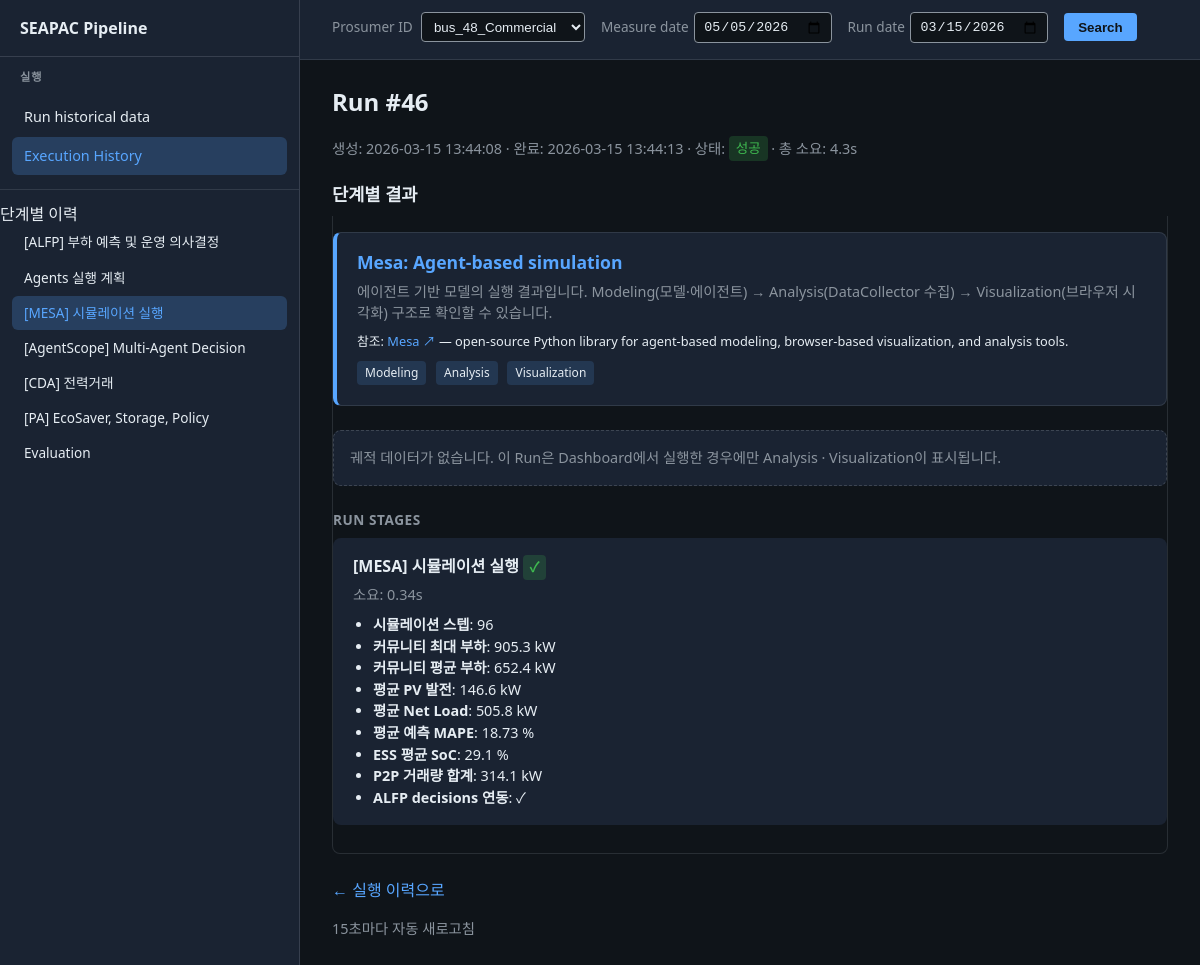
The page /runs/46?tab=2 on the database its author committed.
### tables this page shows
CREATE TABLE pipeline_run (
                id INTEGER PRIMARY KEY AUTOINCREMENT,
                created_at TEXT NOT NULL,
                finished_at TEXT,
                status TEXT NOT NULL DEFAULT 'running',
                total_elapsed_sec REAL,
                args_json TEXT,
                error_message TEXT
            , measure_date TEXT);

CREATE TABLE pipeline_stage (
                id INTEGER PRIMARY KEY AUTOINCREMENT,
                run_id INTEGER NOT NULL,
                stage_order INTEGER NOT NULL,
                stage_name TEXT NOT NULL,
                ok INTEGER NOT NULL,
                elapsed_sec REAL NOT NULL DEFAULT 0,
                summary_json TEXT,
                error_text TEXT,
                FOREIGN KEY (run_id) REFERENCES pipeline_run(id)
            );

### pipeline_dashboard/app.py (the view)
@app.route("/runs/<int:run_id>")
def run_detail(run_id: int):
    init_db(_db_path())
    run = get_run_with_stages(run_id, db_path=_db_path())
    if run is None:
        abort(404)
    stages = run.get("stages", [])
    tabs = _stages_for_tabs(stages)
    db_path = _db_path()
    alfp_agent_steps = get_alfp_agent_steps(run_id, stage_order=1, db_path=db_path)
    if alfp_agent_steps is None:
        alfp_agent_steps = []
    alfp_domain_steps = get_alfp_domain_steps(run_id, stage_order=1, db_path=db_path)
    if alfp_domain_steps is None:
        alfp_domain_steps = []
    log.info("run_detail run_id=%s alfp_agent_steps count=%s domain_steps=%s db=%s", run_id, len(alfp_agent_steps), len(alfp_domain_steps), db_path)
    current_tab = request.args.get("tab", "1")
    current_sub = request.args.get("sub", "summary")
    if current_sub not in ("summary", "domain", "steps", "result"):
        current_sub = "summary"
    current_sub4 = request.args.get("sub4", "exec")
    if current_sub4 not in ("exec", "domain"):
        current_sub4 = "exec"
    cda_strategy_logs = []
    cda_negotiation_logs = []
    for s in stages:
        summary = s.get("summary") or {}
        if summary.get("strategy_reasoning_logs"):
            cda_strategy_logs = summary["strategy_reasoning_logs"]
        if summary.get("negotiation_logs"):
            cda_negotiation_logs = summary["negotiation_logs"]
    agentscope_agent_summary = []
    agentscope_step3_stage = None
    for s in stages:
        if "Step3  AgentScope" in s.get("stage_name", ""):
            agentscope_step3_stage = s
            summary = s.get("summary") or {}
            agentscope_agent_summary = [
                {
                    "name": "Policy-Agent",
                    "role": "제약 조건 강제 (ESS·거래·DR 검증 및 클램핑)",
                    "result": "제약 검증 완료",
                },
                {
                    "name": "SmartSeller-Agent",
                    "role": "잉여 에너지 판매 (bid_price, bid_quantity 결정)",
                    "result": summary.get("거래 권고", "—"),
                },
                {
                    "name": "StorageMaster-Agent",
                    "role": "ESS 운영 최적화 (charge/discharge/idle)",
                    "result": summary.get("ESS 스케줄", "—"),
                },
                {
                    "name": "EcoSaver-Agent",
                    "role": "수요반응 DR (demand response 권고)",
                    "result": summary.get("DR 이벤트", "—"),
                },
                {
                    "name": "MarketCoordinator-Agent",
                    "role": "협상 조율 및 충돌 해결, 최종 decisions 생성",
                    "result": (summary.get("결정 모드") or "—") + " · 최종 조율 완료",
                },
            ]
            break
    evaluation_report = None
    out_dir = PROJECT_ROOT / _output_dir()
    for candidate in (out_dir / f"run_{run_id}_evaluation_report.json", out_dir / "evaluation_report.json"):
        if candidate.is_file():
            try:
                with open(candidate, "r", encoding="utf-8") as f:
                    evaluation_report = json.load(f)
                break
            except Exception as e:
                log.warning("evaluation_report read error path=%s: %s", candidate, e)
    cda_execution = None
    cda_exec_path = out_dir / f"run_{run_id}_cda_execution.json"
    if cda_exec_path.is_file():
        try:
            with open(cda_exec_path, "r", encoding="utf-8") as f:
                cda_execution = json.load(f)
        except Exception as e:
            log.warning("cda_execution read error path=%s: %s", cda_exec_path, e)
    prosumer_options = _prosumer_options(_db_path())
    search_run_date = (run.get("created_at") or "")[:10]
    search_prosumer = (run.get("args") or {}).get("prosumer") or ""
    search_measure_date = run.get("measure_date") or ""
    return render_template(
        "run_detail.html",
        run=run,
        current_tab=current_tab,
        current_sub=current_sub,
        current_sub4=current_sub4,
        current_path=request.path,
        prosumer_options=prosumer_options,
        search_run_date=search_run_date,
        search_prosumer=search_prosumer,
        search_measure_date=search_measure_date,
        alfp_agent_steps=alfp_agent_steps,
        alfp_domain_steps=alfp_domain_steps,
        cda_strategy_logs=cda_strategy_logs,
        cda_negotiation_logs=cda_negotiation_logs,
        agentscope_agent_summary=agentscope_agent_summary,
        agentscope_step3_stage=agentscope_step3_stage,
        evaluation_report=evaluation_report,
        cda_execution=cda_execution,
        **tabs,
    )

### pipeline_dashboard/app.py (called while the page is built)
def _format_thousands(value) -> str:
    if value is None:
        return "0"
    try:
        return "{:,.0f}".format(float(value))
    except (TypeError, ValueError):
        return str(value)

@app.before_request
def _log_request():
    log.info("Request  %s  %s", request.method, request.path)

def _output_dir() -> str:
    return os.environ.get("PIPELINE_DB_DIR", "output")

def _db_path() -> Path:
    db_dir = _output_dir()
    return get_db_path(PROJECT_ROOT / db_dir)

def _prosumer_options(db_path: Path):
    all_runs = get_runs(limit=500, db_path=db_path)
    prosumer_set = {r.get("args", {}).get("prosumer") for r in all_runs if (r.get("args") or {}).get("prosumer")}
    prosumer_set.add("bus_48_Commercial")
    return sorted(prosumer_set)

### pipeline_dashboard/db.py (called while the page is built)
def get_db_path(db_dir: Path | str | None = None) -> Path:
    if db_dir is None:
        db_dir = _DEFAULT_DB_DIR
    return Path(db_dir) / _DB_FILENAME

def _connect(db_path: Path) -> sqlite3.Connection:
    db_path.parent.mkdir(parents=True, exist_ok=True)
    conn = sqlite3.connect(str(db_path))
    conn.row_factory = sqlite3.Row
    return conn

### pipeline_dashboard/templates/run_detail.html (shortened to what this page needs)
{% extends "base.html" %}
{% block main_top %}
  <form class="search-bar step-search-bar" method="get" action="{{ url_for('run_detail_by_search') }}" id="step-search-form">
    <span><label for="step-search-prosumer">Prosumer ID</label>
      <select name="prosumer" id="step-search-prosumer">
        {% for p in (prosumer_options or []) %}
        <option value="{{ p|e }}" {% if p == search_prosumer %}selected{% endif %}>{{ p }}</option>
        {% endfor %}
      </select>
    </span>
    <span class="date-field">
      <label for="step-search-measure-date">Measure date</label>
      <input type="date" id="step-search-measure-date" name="measure_date" value="{{ search_measure_date|e }}" aria-label="Measure date">
    </span>
    <span class="date-field">
      <label for="step-search-run-date">Run date</label>
      <input type="date" id="step-search-run-date" name="run_date" value="{{ search_run_date|e }}" aria-label="Run date">
    </span>
    <button type="submit">Search</button>
  </form>
{% endblock %}
{% block content %}
  <h1>Run #{{ run.id }}</h1>
  <div class="run-meta">
    생성: {{ run.created_at }}
    {% if run.finished_at %} · 완료: {{ run.finished_at }}{% endif %}
    · 상태:
    {% if run.status == 'success' %}
      <span class="badge badge-success">성공</span>
    {% elif run.status == 'failure' %}
      <span class="badge badge-failure">실패</span>
    {% else %}
      <span class="badge badge-running">실행 중</span>
    {% endif %}
    {% if run.total_elapsed_sec is not none %}
      · 총 소요: {{ "%.1f"|format(run.total_elapsed_sec) }}s
    {% endif %}
  </div>
  {% set _ct = (current_tab|default('1'))|string %}
  {% set _sub4 = current_sub4|default('exec') %}
  {% if _ct != '4' %}
  <section class="step-results-section" aria-label="단계별 결과">
  <h2 style="font-size: 1.1rem; margin: 1.25rem 0 0.5rem 0;">단계별 결과</h2>
  {% set _sub = current_sub|default('summary') %}
  <div id="tab-2" class="detail-panel {% if _ct == '2' %}active{% endif %}">
    <div class="mesa-intro" id="mesa-intro">
      <h3 class="mesa-intro-title">Mesa: Agent-based simulation</h3>
      <p class="mesa-intro-desc">에이전트 기반 모델의 실행 결과입니다. Modeling(모델·에이전트) → Analysis(DataCollector 수집) → Visualization(브라우저 시각화) 구조로 확인할 수 있습니다.</p>
      <p class="mesa-intro-ref">참조: <a href="https://github.com/mesa/mesa" target="_blank" rel="noopener">Mesa <span aria-hidden="true">↗</span></a> — open-source Python library for agent-based modeling, browser-based visualization, and analysis tools.</p>
      <div style="margin-top: 0.5rem;">
        <span class="mesa-pill">Modeling</span>
        <span class="mesa-pill">Analysis</span>
        <span class="mesa-pill">Visualization</span>
      </div>
    </div>
    <div id="mesa-no-data" class="mesa-no-data" style="display: none;">궤적 데이터를 불러오는 중이거나, 이 Run은 Dashboard에서 실행된 것이 아니어서 데이터가 없습니다.</div>
    <div class="mesa-section" style="margin-top: 1.5rem;">
      <h4 class="mesa-section-title">Run stages</h4>
    </div>
    {% for s in (tab2_stages or []) %}
    <div class="stage">
      <div class="stage-name">{{ s.stage_name }} {% if s.ok %}<span class="badge badge-success">✓</span>{% else %}<span class="badge badge-failure">✗</span>{% endif %}</div>
      <div class="stage-meta">소요: {{ "%.2f"|format(s.elapsed_sec) }}s</div>
      {% if s.summary %}
      <div class="stage-summary"><ul>{% for key, val in s.summary.items() %}<li><strong>{{ key }}</strong>: {{ val }}</li>{% endfor %}</ul></div>
      {% endif %}
    </div>
    {% else %}
    <p class="no-content">해당 단계 결과가 없습니다.</p>
    {% endfor %}
  </div>
    {% set _pa_summary = ((tab5_stages or [])[0].summary or {}) if ((tab5_stages or [])|length > 0) else {} %}
  </section>
  {% endif %}
  <p style="margin-top: 1.5rem;"><a href="/">← 실행 이력으로</a></p>
  <p class="run-meta" style="margin-top: 1rem;">15초마다 자동 새로고침{% if run.status == 'running' %} (실행 중){% endif %}</p>
{% endblock %}

### rows shown on the page
pipeline_run: measure_date "05/05/2026", id "46", created_at "2026-03-15 13:44:08", finished_at "2026-03-15 13:44:13", total_elapsed_sec "4.3"
pipeline_stage: stage_name "[MESA] 시뮬레이션 실행", elapsed_sec "0.34", summary "시뮬레이션 스텝" "커뮤니티 최대 부하" "커뮤니티 평균 부하" "평균 PV 발전" "평균 Net Load" "평균 예측 MAPE" "ESS 평균 SoC" "P2P 거래량 합계" "ALFP decisions 연동", summary "96" "905.3 kW" "652.4 kW" "146.6 kW" "505.8 kW" "18.73 %" "29.1 %" "314.1 kW" "✓"

### other values the page prints
form field prosumer "bus_48_Commercial"
